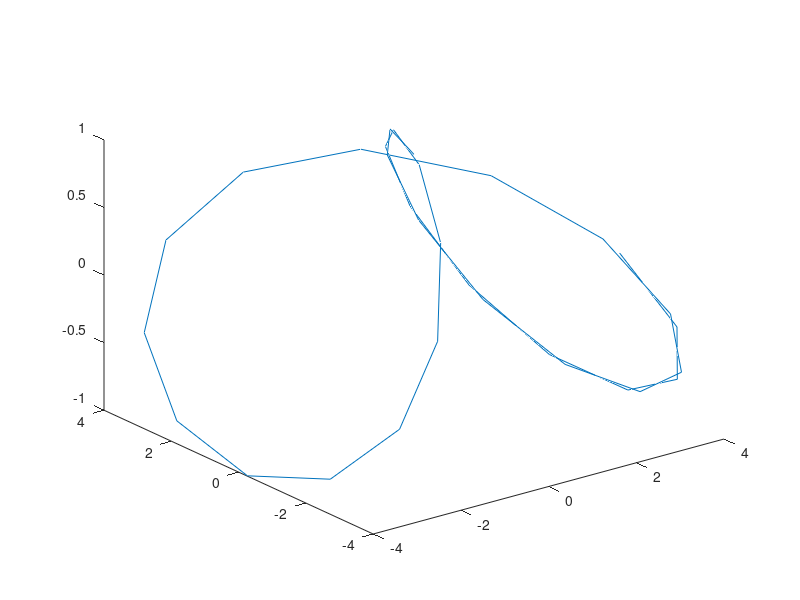

Write MATLAB code to recreate this figure.
%Define T, t
T = 60; %seconds
t = 0:1:30;

%Calculate the position
x=4*sind(2*pi*T*t);
y=4*sind(4*pi*T*t);
z=cosd(4*pi*T*t);

%Plot
figure
plot3(x,y,z);
